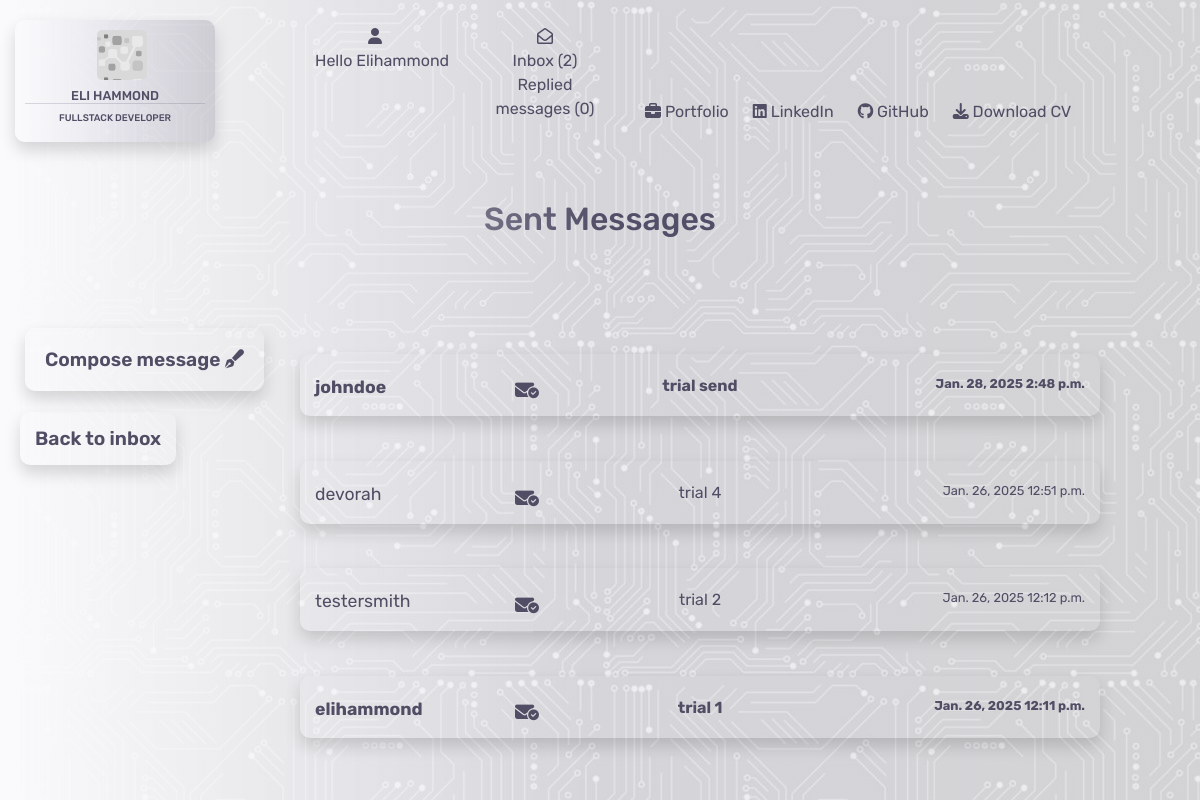
The page /contacts/sent/ (signed in) on the database as committed earlier.
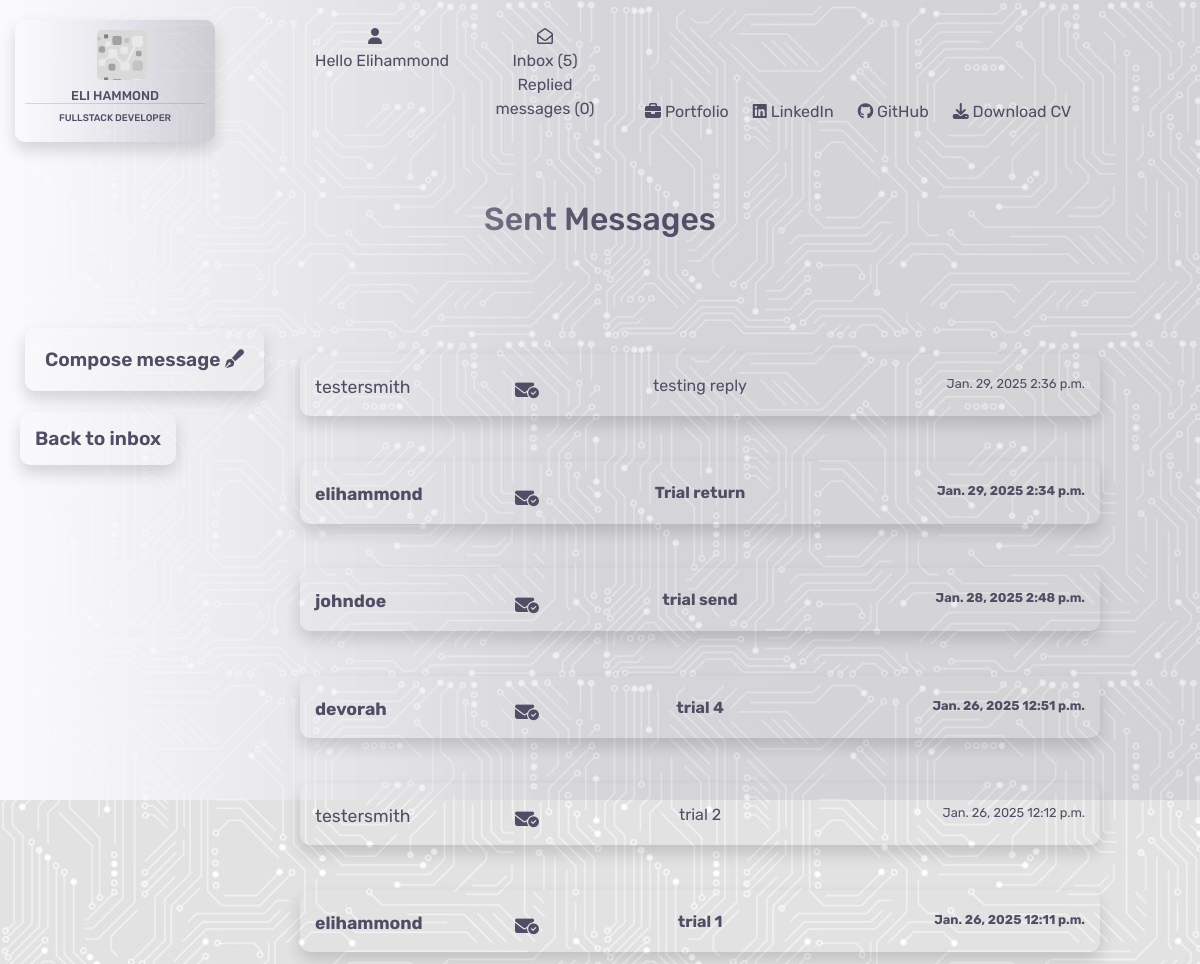
The same page on the database as committed later.
### contacts/models.py (models this page shows)
class Contacts(models.Model):
    class Meta:
        verbose_name_plural = "Contacts"
    name = models.CharField(max_length=26)
    send_to = models.CharField(max_length=240)
    subject = models.CharField(max_length=52, null=True, blank=True)
    email = models.EmailField()
    phone = models.IntegerField()
    message = models.TextField()
    date = models.DateField(auto_now_add=True)
    time = models.TimeField(auto_now_add=True)
    read = models.BooleanField(default=False)

### contacts/views.py (the view)
# urls.py: path('sent/', views.sent_messages, name='sent_messages'),
@login_required
def sent_messages(request):
    inbox = Contacts.objects.all().order_by('-date', '-time')
    context = {
        'inbox': inbox,
    }
    return render(request, 'contacts/sent_messages.html', context)

### contacts/contexts.py (called while the page is built)
def contacts_inbox(request):
    user = request.user.id
    if user:
        user_inbox = get_object_or_404(User, username=request.user)
        inbox = Contacts.objects.filter(send_to=user_inbox)
        replied = Replied.objects.filter(send_to=user_inbox)
        replied_count = len(replied)
        unread_messages = inbox.filter(read=False).count()
        print(unread_messages)
        message_count = len(inbox)
        print(int(message_count))
        context = {
            'inbox': inbox,
            'message_count': message_count,
            'unread_messages': unread_messages,
            'replied_count': replied_count
        }
    else:
        inbox = Contacts.objects.all()
        context = {
            'inbox': inbox
        }
    return context

### contacts/templates/contacts/sent_messages.html (shortened to what this page needs)
{% extends "base.html" %}
{% load static %}
{% block content %}
<div class="container-fluid">
    <div class="row">
        <div class="col-4"></div>
        <div class="col-4">
            <h2 class="header">Sent Messages</h2>
        </div>
        <div class="col-4"></div>
    </div>
    <div class="inbox-header">
        <a href="{% url 'compose_message' %}" class="compose shadow">Compose message <i class="fa-solid fa-pen-fancy"></i></a>
    </div>
    <div class="inbox-header">
        <a href="{% url 'contacts' %}" class="sent-messages shadow">Back to inbox </a>
    </div>
    {% for i in inbox %}
    <div class="row">
        <div class="col-3">
        </div>
        {% if i.name == user.username %}
        <div class="col-8">
            <div {% if i.read %}class="opened-message"{% endif %}>
                <a href="{% url 'open_message' i.id %}">
                    <div class="row message-container shadow">
                        <div class="col-3">
                            <p class="inbox-name new-message">{{ i.send_to }}</p>
                        </div>
                        <div class="col-6">
                            {% if i.subject %}
                            <p class="inbox-subject new-message">{{ i.subject }}</p>
                            {% else %}
                            <p class="inbox-subject new-message">no subject</p>
                            {% endif %}
                        </div>
                        <div class="col-3">
                            <p class="inbox-date-time new-message">{{ i.date }} {{ i.time }}</p>
                        </div>
                    </div>
                </a>
                <p>
                    <a href="{% url 'mark_unread' i.id %}" class="unread" title="Mark as unread">
                        <i class="fa-solid fa-envelope-circle-check"></i>
                    </a>
                </p>
            </div>
        </div>
        {% endif %}
        <div class="col-1"></div>
    </div>
    {% endfor %}
</div>
{% endblock %}

### templates/base.html (shortened to what this page needs)
{% load static %}
<!DOCTYPE html>
<html lang="en">
<head>
    {% block corecss %}
        <link rel="stylesheet" href="https://stackpath.bootstrapcdn.com/bootstrap/4.4.1/css/bootstrap.min.css">
        <link rel="stylesheet" href="https://cdnjs.cloudflare.com/ajax/libs/font-awesome/6.6.0/css/all.min.css">
        <link rel="stylesheet" href="https://cdnjs.cloudflare.com/ajax/libs/font-awesome/6.6.0/css/all.min.css">
        <link rel="stylesheet" href="{% static 'css/base.css' %}">
    {% endblock %}
</head>
<body>
    <div class="opaque"></div>
    <header>
        <nav>
            <div class="container-fluid">
                <div class="row">
                    <div class="col-md-3">
                        <a href="{% url 'home' %}">
                            <div class="logo shadow">
                                <div class="logo-logo"></div>
                                <h5>Eli Hammond</h5>
                                <h6>Fullstack Developer</h6>
                            </div>
                        </a>
                    </div>
                    <div class="col-md-3">
                        <div class="row">
                            <div class="col-md-6">
                                <div class="dropdown">
                                    <div class="dropbtn">
                                        <div class="icon"><i class="fa-solid fa-user"></i></div>
                                        {% if request.user.is_authenticated %}
                                            <div class="hello">
                                                Hello {{ user.username|capfirst }}
                                            </div>
                                        {% else %}
                                            Login/Register
                                        {% endif %}
                                    </div>
                                </div>
                            </div>
                            <div class="col-md-6">
                                {% if request.user.is_authenticated %}
                                    <div class="message-box">
                                        <a href="{% url 'contacts' %}">
                                            <div class="icon"><i class="fa-regular fa-envelope-open"></i></div>
                                            Inbox ({{ unread_messages }})
                                            Replied messages ({{ replied_count }})
                                        </a>
                                    </div>
                                {% endif %}
                            </div>
                        </div>
                    </div>
                    <div class="col-md-6">
                    </div>
                </div>
                <div class="row bottom-header">
                    <div class="col-md-6"></div>
                    <div class="col-md-6 d-none d-lg-block">
                        <ul>
                            <li>
                                <a href="{% url 'portfolio' %}">{% block custom_style %}<i class="fa-solid fa-briefcase"></i> Portfolio{% endblock %}</a>
                            </li>
                            <li>
                                <a href="https://www.linkedin.com/in/elliot-hammond-286739298/" target="_blank"><i class="fa-brands fa-linkedin"></i> LinkedIn</a>
                            </li>
                            <li>
                                <a href="https://github.com/e-h-dev" target="_blank"><i class="fa-brands fa-github"></i> GitHub</a>
                            </li>
                            <li>
                                <a href=""><i class="fa-solid fa-download"></i> Download CV</a>
                            </li>
                        </ul>
                    </div>
                </div>
            </div>
        </nav>
    </header>
    {% block content %}
    {% endblock %}
</body>
</html>

Rows that differ between the two databases and show on the page:
added Contacts: send_to "testersmith", subject "testing reply", date "Jan. 29, 2025", time "2:36 p.m.", read True (drawn)
added Contacts: send_to "elihammond", subject "Trial return", date "Jan. 29, 2025", time "2:34 p.m."
changed Contacts "devorah": read True → False (drawn)
Other text that changed with them:
{{ unread_messages }}: "2" → "5"
